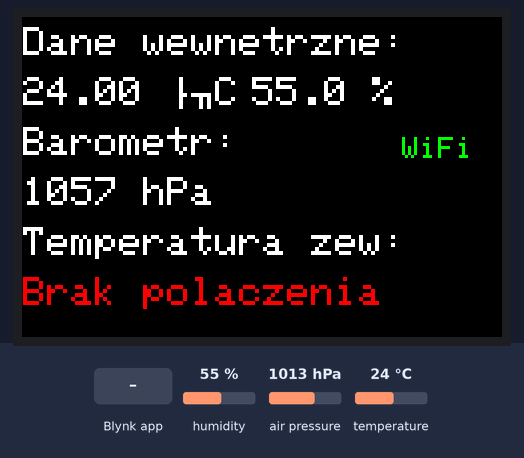
A sketch run on a simulated ESP32. Shown: 480×320 colour display. The inputs (shaded band) are chosen by the test bench; at power-on: humidity 55 %, air pressure 1013 hPa, temperature 24 °C. WiFi joins after 1.5 s; servers stay silent unless stated; EEPROM starts erased; what the sketch prints to the serial monitor is not drawn.

Above: at 12.0 s.
12.1 s: Blynk app writes 1 to V4
At 15.0 s:
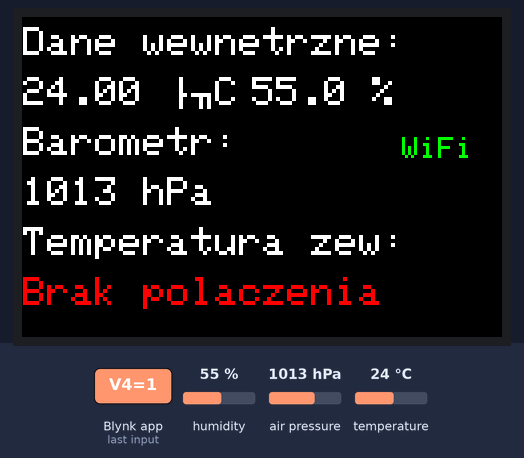
15.9 s: humidity set to 22 %
At 18.4 s:
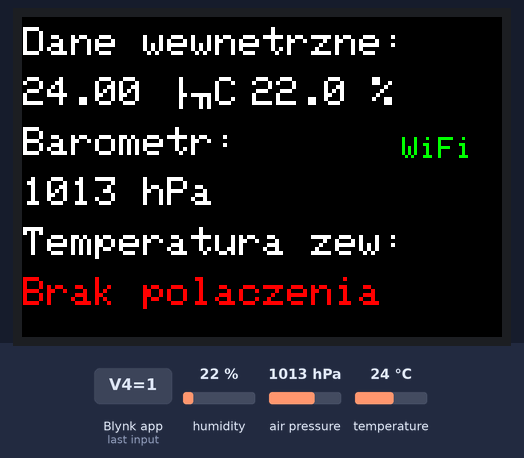
18.9 s: Blynk app writes 1 to V5
At 21.6 s:
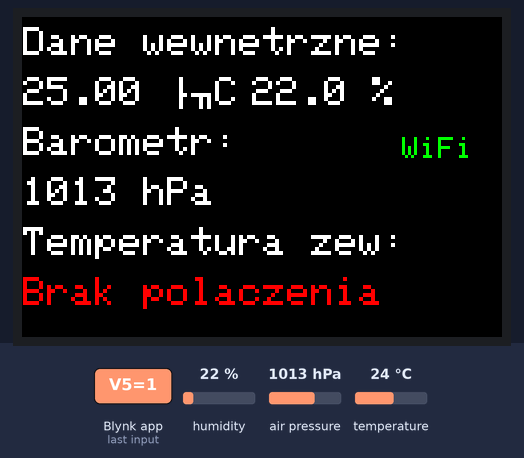
21.9 s: air pressure set to 952 hPa
At 24.1 s:
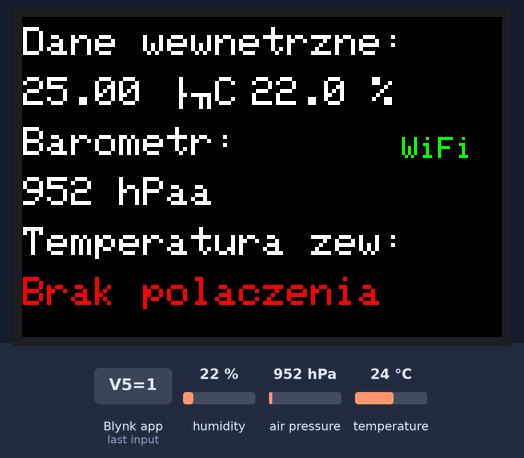
24.9 s: temperature set to 12 °C
At 27.6 s:
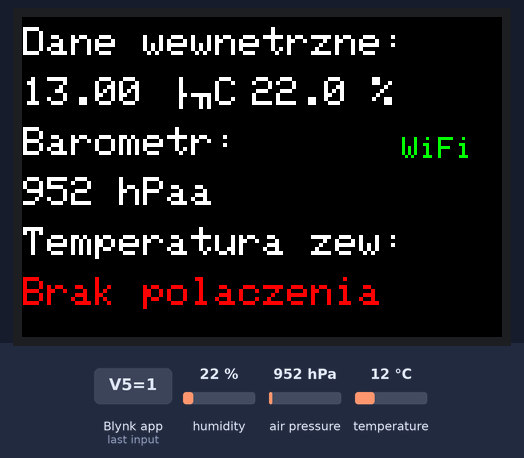
27.9 s: humidity set to 40 %
At 29.9 s:
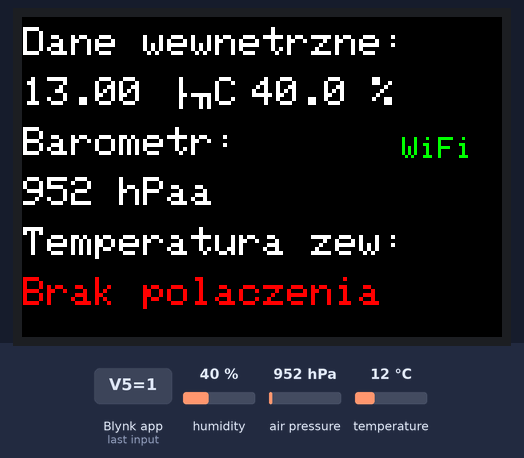
Timing chart, 0 to 31.4 s (numbered marks = the images above; inputs shaded):
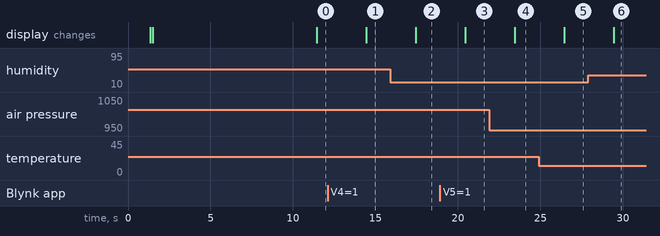

The sketch:

Termometr.ino
```cpp
/***********************************************************
// Konfiguracja Blynk IoT Cloud
************************************************************/
#define BLYNK_TEMPLATE_ID "TMPL4CCpyI19S"
#define BLYNK_TEMPLATE_NAME "Termometr"
#define BLYNK_AUTH_TOKEN   "M0zAG-YnWPr9FhX3R23YHlgzxggjAcIk"

#define BLYNK_PRINT Serial
#include <WiFi.h>
#include <BlynkSimpleEsp32.h>
#include <Preferences.h>

/***********************************************************
// Biblioteki sensorów i wyświetlacza
************************************************************/
#include <Wire.h>
#include <Adafruit_BMP280.h>
#include <Adafruit_AHTX0.h>
#include <TFT_eSPI.h>

/***********************************************************
// Biblioteka do obsługi 433 MHz
************************************************************/
#include <RCSwitch.h>

/***********************************************************
// Biblioteka do zarządzania WiFi (WiFiManager)
************************************************************/
#include <WiFiManager.h>

/***********************************************************
// Obiekty czujników
************************************************************/
Adafruit_BMP280 bmp;
Adafruit_AHTX0 aht; // AHT20

/***********************************************************
// Obiekt ekranu TFT
************************************************************/
TFT_eSPI tft = TFT_eSPI();

/***********************************************************
// Ustawienia I2C (SDA=20, SCL=21)
************************************************************/
#define SDA_PIN 20
#define SCL_PIN 21

/***********************************************************
// Timery i zmienne globalne
************************************************************/
BlynkTimer timer;
Preferences prefs;
WiFiManager wifiManager;

// Zmienne na odczyty
float g_tempAHT  = 0;  // Temp wewn. (AHT20)
float g_humidity = 0;  // Wilgotnosc (AHT20)
float g_pressure = 0;  // Cisnienie (BMP280)
float g_tempDS   = 0;  // Temp zew. (RF)
bool g_firstPacketReceived = false;  // flaga, czy odebrano kiedykolwiek pakiet
float g_temp_offset = 0;

float g_altitude = 355.0; // Wysokość n.p.m. zapisywana w Preferences

// Odbiornik 433 MHz
RCSwitch mySwitch = RCSwitch();
#define RX_PIN 2

// Czas ostatniego pakietu z RF
unsigned long g_lastRFMillis = 0;
#define RF_TIMEOUT_MS 60000 // Po 60s bez nowego pakietu - "Brak połączenia"

// Flaga do sygnalizacji, czy jest WiFi
bool wifiConnected = false;
bool blynkConnected = false;

/***********************************************************
// Rysowanie statusu WiFi
************************************************************/
void drawWifiStatus() {
  int16_t wifiX = 380;
  int16_t wifiY = 120;

  tft.setTextSize(3);

  if (!wifiConnected) {
    tft.setCursor(wifiX, wifiY);
    tft.setTextColor(TFT_RED, TFT_BLACK);
    tft.print("Brak");
    tft.setCursor(wifiX, wifiY+24);
    tft.print("WiFi");
  } else {
    tft.setCursor(wifiX, wifiY);
    tft.fillRect(wifiX, wifiY+24, 100, 24, TFT_BLACK);
    tft.setTextColor(TFT_GREEN, TFT_BLACK);
    tft.print("WiFi");
  }
}

/***********************************************************
// Obsługa zmiany wysokości oraz offestu temperatury z Blynk
************************************************************/
BLYNK_WRITE(V4) {
  float newAltitude = param.asFloat();
  g_altitude = newAltitude;

  // Zapis w Preferences
  prefs.begin("MojeUstawienia", false);
  prefs.putFloat("altitude", newAltitude);
  prefs.end();

  Serial.print("Zapisano altitude w Preferences: ");
  Serial.println(newAltitude);
}

BLYNK_WRITE(V5) {
  float offset = param.asFloat();
  g_temp_offset = offset;

  // Zapis w Preferences
  prefs.begin("MojeUstawienia", false);
  prefs.putFloat("temp_offset", offset);
  prefs.end();

  Serial.print("Zapisano offset w Preferences: ");
  Serial.println(offset);
}

BLYNK_CONNECTED() {
  Serial.println("Blynk połączony! Synchronizuję piny...");
  Blynk.syncVirtual(V4);  // Synchronizacja wysokości
  Blynk.syncVirtual(V5);  // Synchronizacja offsetu temperatury
}
/***********************************************************
   Funkcja reInitBMP() i reInitAHT()
************************************************************/
bool reInitBMP() {
  Serial.println("reInitBMP(): ponowna inicjalizacja BMP280...");
  if (bmp.begin(0x76)) {
    Serial.println("BMP280 ponownie ruszył na 0x76");
    return true;
  }
  if (bmp.begin(0x77)) {
    Serial.println("BMP280 ponownie ruszył na 0x77");
    return true;
  }
  Serial.println("BMP280 nadal nie odpowiada!");
  return false;
}

bool reInitAHT() {
  Serial.println("reInitAHT(): ponowna inicjalizacja AHT20...");
  if (aht.begin()) {
    Serial.println("AHT20 ponownie ruszył!");
    return true;
  }
  Serial.println("AHT20 nadal nie odpowiada!");
  return false;
}

/***********************************************************
   Funkcja readSensors()
************************************************************/
void readSensors() {
  // --- AHT20 ---
  sensors_event_t tempEvent, humidityEvent;
  aht.getEvent(&tempEvent, &humidityEvent);

  float newTemp = tempEvent.temperature;
  float newHum  = humidityEvent.relative_humidity;

  // Zakres -50..+80 i 0..100%
  if (newTemp < -50 || newTemp > 80 || newHum < 0 || newHum > 100) {
    Serial.println("AHT20: Odczyt poza zakresem, reInitAHT...");
    if (!reInitAHT()) {
      Serial.println("AHT20: reInit nieudany, zostawiam starą wartość");
      return;
    } else {
      aht.getEvent(&tempEvent, &humidityEvent);
      newTemp = tempEvent.temperature;
      newHum  = humidityEvent.relative_humidity;
      if (newTemp < -50 || newTemp > 80 || newHum < 0 || newHum > 100) {
        Serial.println("AHT20: wciaz poza zakresem po reInit");
        return;
      }
    }
  }
  // UWAGA: w oryginale było odwrotnie (temp=humidity, hum=temperature),
  // sprawdź, czy to zamierzona zamiana!
  g_humidity = newTemp;
  g_tempAHT  = newHum;

  // --- BMP280 ---
  float newPressure = bmp.readPressure() / 100.0;  // [hPa]
  if (newPressure < 900 || newPressure > 1100) {
    Serial.println("BMP280: Odczyt poza zakresem, reInitBMP...");
    if (!reInitBMP()) {
      Serial.println("BMP280: reInit nieudany, zostawiam starą wartość");
      return;
    } else {
      newPressure = bmp.readPressure() / 100.0;
      if (newPressure < 900 || newPressure > 1100) {
        Serial.println("BMP280: nadal poza zakresem");
        return;
      }
    }
  }
  // Używamy g_altitude z Preferences
  g_pressure = bmp.seaLevelForAltitude(g_altitude, newPressure);

  // --- RF (RCSwitch) ---
if (mySwitch.available()) {
  long rawValue = mySwitch.getReceivedValue();
  mySwitch.resetAvailable();

  // Zamiast 'receivedValue' używamy 'rawValue' (ta sama wartość),
  // ale interpretujemy je jako 16-bit int ze znakiem:
  if (rawValue != 0) {
    int16_t signedValue = (int16_t) rawValue;
    float newTempRF = (float)signedValue / 100.0; // Odtwarzamy temperaturę

    if (newTempRF < -50 || newTempRF > 80) {
      Serial.println("RF: Odczyt poza zakresem, ignoruje");
    } else {
      g_tempDS = newTempRF;
      g_firstPacketReceived = true;
      g_lastRFMillis = millis();

      Serial.print("RF: Otrzymano wartosc = ");
      Serial.println(rawValue);
      Serial.print("Przeliczona temp zew = ");
      Serial.println(g_tempDS);
    }
  } else {
    Serial.println("RF: Kod 0 (niezidentyfikowany).");
  }

}

}

/***********************************************************
   Funkcja drawStaticLabels()
************************************************************/
void drawStaticLabels() {
  tft.fillScreen(TFT_BLACK);
  tft.setTextSize(4);
  tft.setTextColor(TFT_WHITE, TFT_BLACK);

  tft.setCursor(1, 10);
  tft.print("Dane wewnetrzne:");

  tft.setCursor(1, 110);
  tft.print("Barometr:");

  tft.setCursor(1, 210);
  tft.print("Temperatura zew:");
}

/***********************************************************
   Funkcja updateDynamicData()
************************************************************/
void updateDynamicData() {
  int valueX = 1;
  int yTemp = 60;
  int yHum  = 60;
  int yPres = 160;
  int yTempZew = 260;
  int w = 150, h = 40;

  // Czyścimy tylko obszary z dynamicznymi danymi
  tft.fillRect(valueX, yTemp,    w, h, TFT_BLACK);
  tft.fillRect(valueX, yHum,     w, h, TFT_BLACK);
  tft.fillRect(valueX, yPres,    w, h, TFT_BLACK);
  tft.fillRect(valueX, yTempZew, w, h, TFT_BLACK);

  tft.setTextSize(4);
  tft.setTextColor(TFT_WHITE, TFT_BLACK);

  // AHT20
  tft.setCursor(valueX, yTemp);
  tft.printf("%.2f ÷C", g_tempAHT + g_temp_offset);

  tft.setCursor(230, yHum);
  tft.printf("%.1f %%", g_humidity);

  // BMP280
  tft.setCursor(valueX, yPres);
  tft.printf("%.0f hPa", g_pressure);

  // RF
  tft.setCursor(valueX, yTempZew);
  unsigned long now = millis();
  if (!g_firstPacketReceived) {
    tft.setTextColor(TFT_RED, TFT_BLACK);
    tft.print("Brak polaczenia");
    tft.setTextColor(TFT_WHITE, TFT_BLACK);
  } else {
    if ((now - g_lastRFMillis) > RF_TIMEOUT_MS) {
      tft.setTextColor(TFT_RED, TFT_BLACK);
      tft.print("Brak polaczenia");
      tft.setTextColor(TFT_WHITE, TFT_BLACK);
    } else {
      tft.printf("%.2f ÷C               ", g_tempDS);
    }
  }
  drawWifiStatus();
  Serial.println("Dynamic data zaktualizowane");
}

/***********************************************************
   Funkcja updateTFT()
************************************************************/
void updateTFT() {
  readSensors();
  updateDynamicData();
}

/***********************************************************
   Funkcja sendDataBlynk()
************************************************************/
void sendDataBlynk() {
  readSensors();
  Blynk.virtualWrite(V1, g_tempAHT + g_temp_offset);
  Blynk.virtualWrite(V0, g_humidity);
  Blynk.virtualWrite(V3, g_pressure);
  Blynk.virtualWrite(V2, g_tempDS);
  Serial.println("Dane wyslane do Blynk");
}

/***********************************************************
   Funkcja setup()
************************************************************/
void setup() {
  Serial.begin(115200);
  delay(1000);

  // [1] Wczytanie altitude z Preferences
  prefs.begin("MojeUstawienia", false);
  float storedAlt = prefs.getFloat("altitude", 355.0);
  float storedOffset = prefs.getFloat("temp_offset", 0.0);
  prefs.end();
  g_altitude    = storedAlt;
  g_temp_offset = storedOffset;
  Serial.print("Wczytano altitude z Preferences: ");
  Serial.println(g_altitude);

  // [2] Inicjalizacja I2C i czujników
  Wire.setPins(SDA_PIN, SCL_PIN);
  Wire.begin();

  if (!aht.begin()) {
    Serial.println("Nie udalo sie zainicjowac AHT20!");
  }
  if (!bmp.begin(0x76)) {
    Serial.println("BMP280 nie znaleziony na 0x76, proba 0x77...");
    if (!bmp.begin(0x77)) {
      Serial.println("BMP280 nie znaleziony. STOP");
    }
  }
  bmp.setSampling(Adafruit_BMP280::MODE_NORMAL,
                  Adafruit_BMP280::SAMPLING_X1,
                  Adafruit_BMP280::SAMPLING_X1,
                  Adafruit_BMP280::FILTER_OFF,
                  Adafruit_BMP280::STANDBY_MS_1000);

  // RCSwitch
  mySwitch.enableReceive(RX_PIN);
  mySwitch.setProtocol(1);
  mySwitch.setPulseLength(350);
  Serial.println("Odbiornik RF na pinie: " + String(RX_PIN));

  // [3] Inicjalizacja TFT i jednorazowe odświeżenie ekranu
  tft.init();
  tft.setRotation(1);
  drawStaticLabels();
  updateTFT();

  // [4] Ręczna próba starej sieci WiFi (60s), w sposób NIEblokujący pętli setup
  //    - najprościej: "blokująca" pętla z krótkim delay i updateTFT
  //    - ALBO start WiFi i w pętli 60s sprawdzanie statusu, ale to wciąż w setup
  //    - jeśli chcesz w loop() odświeżać, musisz tam przenieść logikę czekania
  //    - tu pokazuję "pół-blokującą" pętlę z krótkim delay, by zachować minimalne odświeżanie
  delay(5000);
  WiFi.mode(WIFI_STA);

  bool oldWifiConnected = false;
  unsigned long startMillis = millis();
  Serial.println("Proba laczenia z poprzednia siecia przez 60s...");
  while (millis() - startMillis < 60000) {
    if (WiFi.status() == WL_CONNECTED) {
      Serial.println("Polaczono z poprzednia siecia WiFi!");
      oldWifiConnected = true;
      wifiConnected = true;
      break;
    }
    else   WiFi.begin(); // używa zapamiętanych danych (NVS)
    // Krótka pauza
    delay(100);
    // Ewentualne drobne odświeżenie
    updateTFT();
  }

  // [5] Jesli brak polaczenia -> WiFiManager w trybie nieblokujacym
  if (!oldWifiConnected) {
    Serial.println("Nie udalo sie polaczyc w 60s -> uruchamiam WiFiManager AP");

    // Tworzymy WiFiManager w trybie nieblokującym
    wifiManager.setConfigPortalBlocking(false);
    // (opcjonalnie) wifiManager.setConfigPortalTimeout(120); // AP np. 120s
    wifiManager.startConfigPortal("Termometr_AP");
    // Nie sprawdzamy wyniku, bo w trybie nieblokujacym i tak "autoConnect" by nie mialo sensu
    wifiConnected = false;
  }

  // [6] Jesli polaczylismy sie do starej sieci, start Blynk
  if (wifiConnected) {
    Blynk.begin(BLYNK_AUTH_TOKEN, WiFi.SSID().c_str(), WiFi.psk().c_str());
    if (Blynk.connected()) {
      blynkConnected = true;
      Serial.println("Blynk polaczony!");
    } else {
      Serial.println("WiFi jest, ale Blynk sie nie polaczyl. Kontynuujemy offline");
    }
  }

  // [7] Ustawiamy timery (co 3s updateTFT, co 5min Blynk)
  timer.setInterval(3000L, updateTFT);
  timer.setInterval(300000L, sendDataBlynk);

  Serial.println("SETUP zakonczony");
}

/***********************************************************
   Funkcja loop()
************************************************************/
void loop() {
  // Jesli WiFiManager AP jest aktywne, to .process() je obsługuje w tle
  wifiManager.process();

  // Sprawdzamy status WiFi w każdej pętli
  if (wifiManager.getConfigPortalActive()) {
    // AP jest aktywne, czekamy na konfiguracje
    // Ekran sie odswieza bo nic nie jest blokowane
    wifiConnected = false;
  } else {
    // AP nie jest aktywne
    if (WiFi.status() == WL_CONNECTED) {
      // Jesli polaczone, a jeszcze nie oznaczylismy
      if (!wifiConnected) {
        Serial.println("Skonfigurowano nowa siec, polaczono WiFi!");
        wifiConnected = true;
        // Start Blynk, jesli jeszcze nie
        if (!blynkConnected) {
          Blynk.begin(BLYNK_AUTH_TOKEN, WiFi.SSID().c_str(), WiFi.psk().c_str());
          if (Blynk.connected()) {
            blynkConnected = true;
            Serial.println("Blynk polaczony!");
          } else {
            Serial.println("Blynk sie nie polaczyl!");
          }
        }
      }
    } else {
      // Brak polaczenia
      wifiConnected = false;
    }
  }
  if (wifiConnected) {
    Blynk.run();
  }
  timer.run();
}
```

Measured:
- after the input at 12.1 s, the display: changes after 2.3 s (image 1)
- after the input at 15.9 s, the display: changes after 1.5 s (image 2)
- after the input at 18.9 s, the display: changes after 1.5 s (image 3)
- after the input at 21.9 s, the display: changes after 1.5 s (image 4)
- after the input at 24.9 s, the display: changes after 1.5 s (image 5)
- after the input at 27.9 s, the display: changes after 1.5 s (image 6)
